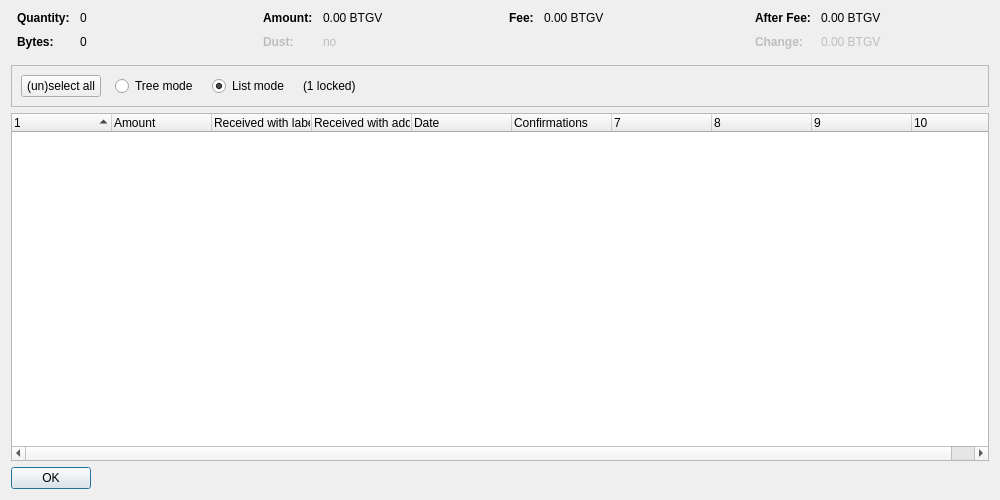
<?xml version="1.0" encoding="UTF-8"?>
<ui version="4.0">
 <class>CoinControlDialog</class>
 <widget class="QDialog" name="CoinControlDialog">
  <property name="geometry">
   <rect>
    <x>0</x>
    <y>0</y>
    <width>1000</width>
    <height>500</height>
   </rect>
  </property>
  <property name="windowTitle">
   <string>Coin Selection</string>
  </property>
  <layout class="QVBoxLayout" name="verticalLayout">
   <item>
    <layout class="QHBoxLayout" name="horizontalLayoutTop" stretch="0,0,0,0">
     <property name="topMargin">
      <number>0</number>
     </property>
     <property name="bottomMargin">
      <number>10</number>
     </property>
     <item>
      <layout class="QFormLayout" name="formLayoutCoinControl1">
       <property name="horizontalSpacing">
        <number>10</number>
       </property>
       <property name="verticalSpacing">
        <number>10</number>
       </property>
       <property name="leftMargin">
        <number>6</number>
       </property>
       <property name="rightMargin">
        <number>6</number>
       </property>
       <item row="0" column="0">
        <widget class="QLabel" name="labelCoinControlQuantityText">
         <property name="font">
          <font>
           <weight>75</weight>
           <bold>true</bold>
          </font>
         </property>
         <property name="text">
          <string>Quantity:</string>
         </property>
        </widget>
       </item>
       <item row="0" column="1">
        <widget class="QLabel" name="labelCoinControlQuantity">
         <property name="cursor">
          <cursorShape>IBeamCursor</cursorShape>
         </property>
         <property name="contextMenuPolicy">
          <enum>Qt::ActionsContextMenu</enum>
         </property>
         <property name="text">
          <string notr="true">0</string>
         </property>
         <property name="textInteractionFlags">
          <set>Qt::LinksAccessibleByMouse|Qt::TextSelectableByKeyboard|Qt::TextSelectableByMouse</set>
         </property>
        </widget>
       </item>
       <item row="1" column="0">
        <widget class="QLabel" name="labelCoinControlBytesText">
         <property name="font">
          <font>
           <weight>75</weight>
           <bold>true</bold>
          </font>
         </property>
         <property name="text">
          <string>Bytes:</string>
         </property>
        </widget>
       </item>
       <item row="1" column="1">
        <widget class="QLabel" name="labelCoinControlBytes">
         <property name="cursor">
          <cursorShape>IBeamCursor</cursorShape>
         </property>
         <property name="contextMenuPolicy">
          <enum>Qt::ActionsContextMenu</enum>
         </property>
         <property name="text">
          <string notr="true">0</string>
         </property>
         <property name="textInteractionFlags">
          <set>Qt::LinksAccessibleByMouse|Qt::TextSelectableByKeyboard|Qt::TextSelectableByMouse</set>
         </property>
        </widget>
       </item>
      </layout>
     </item>
     <item>
      <layout class="QFormLayout" name="formLayoutCoinControl2">
       <property name="horizontalSpacing">
        <number>10</number>
       </property>
       <property name="verticalSpacing">
        <number>10</number>
       </property>
       <property name="leftMargin">
        <number>6</number>
       </property>
       <property name="rightMargin">
        <number>6</number>
       </property>
       <item row="0" column="0">
        <widget class="QLabel" name="labelCoinControlAmountText">
         <property name="font">
          <font>
           <weight>75</weight>
           <bold>true</bold>
          </font>
         </property>
         <property name="text">
          <string>Amount:</string>
         </property>
        </widget>
       </item>
       <item row="0" column="1">
        <widget class="QLabel" name="labelCoinControlAmount">
         <property name="cursor">
          <cursorShape>IBeamCursor</cursorShape>
         </property>
         <property name="contextMenuPolicy">
          <enum>Qt::ActionsContextMenu</enum>
         </property>
         <property name="text">
          <string notr="true">0.00 BTGV</string>
         </property>
         <property name="textInteractionFlags">
          <set>Qt::LinksAccessibleByMouse|Qt::TextSelectableByKeyboard|Qt::TextSelectableByMouse</set>
         </property>
        </widget>
       </item>
       <item row="1" column="0">
        <widget class="QLabel" name="labelCoinControlLowOutputText">
         <property name="enabled">
          <bool>false</bool>
         </property>
         <property name="font">
          <font>
           <weight>75</weight>
           <bold>true</bold>
          </font>
         </property>
         <property name="text">
          <string>Dust:</string>
         </property>
        </widget>
       </item>
       <item row="1" column="1">
        <widget class="QLabel" name="labelCoinControlLowOutput">
         <property name="enabled">
          <bool>false</bool>
         </property>
         <property name="cursor">
          <cursorShape>IBeamCursor</cursorShape>
         </property>
         <property name="contextMenuPolicy">
          <enum>Qt::ActionsContextMenu</enum>
         </property>
         <property name="text">
          <string notr="true">no</string>
         </property>
         <property name="textInteractionFlags">
          <set>Qt::LinksAccessibleByMouse|Qt::TextSelectableByKeyboard|Qt::TextSelectableByMouse</set>
         </property>
        </widget>
       </item>
      </layout>
     </item>
     <item>
      <layout class="QFormLayout" name="formLayoutCoinControl3">
       <property name="horizontalSpacing">
        <number>10</number>
       </property>
       <property name="verticalSpacing">
        <number>10</number>
       </property>
       <property name="leftMargin">
        <number>6</number>
       </property>
       <property name="rightMargin">
        <number>6</number>
       </property>
       <item row="0" column="0">
        <widget class="QLabel" name="labelCoinControlFeeText">
         <property name="font">
          <font>
           <weight>75</weight>
           <bold>true</bold>
          </font>
         </property>
         <property name="text">
          <string>Fee:</string>
         </property>
        </widget>
       </item>
       <item row="0" column="1">
        <widget class="QLabel" name="labelCoinControlFee">
         <property name="cursor">
          <cursorShape>IBeamCursor</cursorShape>
         </property>
         <property name="contextMenuPolicy">
          <enum>Qt::ActionsContextMenu</enum>
         </property>
         <property name="text">
          <string notr="true">0.00 BTGV</string>
         </property>
         <property name="textInteractionFlags">
          <set>Qt::LinksAccessibleByMouse|Qt::TextSelectableByKeyboard|Qt::TextSelectableByMouse</set>
         </property>
        </widget>
       </item>
      </layout>
     </item>
     <item>
      <layout class="QFormLayout" name="formLayoutCoinControl4">
       <property name="horizontalSpacing">
        <number>10</number>
       </property>
       <property name="verticalSpacing">
        <number>10</number>
       </property>
       <property name="leftMargin">
        <number>6</number>
       </property>
       <property name="rightMargin">
        <number>6</number>
       </property>
       <item row="0" column="0">
        <widget class="QLabel" name="labelCoinControlAfterFeeText">
         <property name="font">
          <font>
           <weight>75</weight>
           <bold>true</bold>
          </font>
         </property>
         <property name="text">
          <string>After Fee:</string>
         </property>
        </widget>
       </item>
       <item row="0" column="1">
        <widget class="QLabel" name="labelCoinControlAfterFee">
         <property name="cursor">
          <cursorShape>IBeamCursor</cursorShape>
         </property>
         <property name="contextMenuPolicy">
          <enum>Qt::ActionsContextMenu</enum>
         </property>
         <property name="text">
          <string notr="true">0.00 BTGV</string>
         </property>
         <property name="textInteractionFlags">
          <set>Qt::LinksAccessibleByMouse|Qt::TextSelectableByKeyboard|Qt::TextSelectableByMouse</set>
         </property>
        </widget>
       </item>
       <item row="1" column="0">
        <widget class="QLabel" name="labelCoinControlChangeText">
         <property name="enabled">
          <bool>false</bool>
         </property>
         <property name="font">
          <font>
           <weight>75</weight>
           <bold>true</bold>
          </font>
         </property>
         <property name="text">
          <string>Change:</string>
         </property>
        </widget>
       </item>
       <item row="1" column="1">
        <widget class="QLabel" name="labelCoinControlChange">
         <property name="enabled">
          <bool>false</bool>
         </property>
         <property name="cursor">
          <cursorShape>IBeamCursor</cursorShape>
         </property>
         <property name="contextMenuPolicy">
          <enum>Qt::ActionsContextMenu</enum>
         </property>
         <property name="text">
          <string notr="true">0.00 BTGV</string>
         </property>
         <property name="textInteractionFlags">
          <set>Qt::LinksAccessibleByMouse|Qt::TextSelectableByKeyboard|Qt::TextSelectableByMouse</set>
         </property>
        </widget>
       </item>
      </layout>
     </item>
    </layout>
   </item>
   <item>
    <widget class="QFrame" name="frame">
     <property name="minimumSize">
      <size>
       <width>0</width>
       <height>40</height>
      </size>
     </property>
     <property name="frameShape">
      <enum>QFrame::StyledPanel</enum>
     </property>
     <property name="frameShadow">
      <enum>QFrame::Sunken</enum>
     </property>
     <layout class="QHBoxLayout" name="horizontalLayout">
      <item>
       <layout class="QHBoxLayout" name="horizontalLayoutPanel" stretch="0,0,0,0,0">
        <property name="spacing">
         <number>14</number>
        </property>
        <item>
         <widget class="QPushButton" name="pushButtonSelectAll">
          <property name="sizePolicy">
           <sizepolicy hsizetype="Maximum" vsizetype="Fixed">
            <horstretch>0</horstretch>
            <verstretch>0</verstretch>
           </sizepolicy>
          </property>
          <property name="text">
           <string>(un)select all</string>
          </property>
          <property name="autoDefault">
           <bool>false</bool>
          </property>
         </widget>
        </item>
        <item>
         <widget class="QRadioButton" name="radioTreeMode">
          <property name="sizePolicy">
           <sizepolicy hsizetype="Maximum" vsizetype="Fixed">
            <horstretch>0</horstretch>
            <verstretch>0</verstretch>
           </sizepolicy>
          </property>
          <property name="text">
           <string>Tree mode</string>
          </property>
         </widget>
        </item>
        <item>
         <widget class="QRadioButton" name="radioListMode">
          <property name="sizePolicy">
           <sizepolicy hsizetype="Maximum" vsizetype="Fixed">
            <horstretch>0</horstretch>
            <verstretch>0</verstretch>
           </sizepolicy>
          </property>
          <property name="text">
           <string>List mode</string>
          </property>
          <property name="checked">
           <bool>true</bool>
          </property>
         </widget>
        </item>
        <item>
         <widget class="QLabel" name="labelLocked">
          <property name="text">
           <string notr="true">(1 locked)</string>
          </property>
         </widget>
        </item>
        <item>
         <spacer name="horizontalSpacer">
          <property name="orientation">
           <enum>Qt::Horizontal</enum>
          </property>
          <property name="sizeHint" stdset="0">
           <size>
            <width>40</width>
            <height>20</height>
           </size>
          </property>
         </spacer>
        </item>
       </layout>
      </item>
     </layout>
    </widget>
   </item>
   <item>
    <widget class="CoinControlTreeWidget" name="treeWidget">
     <property name="contextMenuPolicy">
      <enum>Qt::CustomContextMenu</enum>
     </property>
     <property name="sortingEnabled">
      <bool>false</bool>
     </property>
     <property name="columnCount">
      <number>10</number>
     </property>
     <attribute name="headerShowSortIndicator" stdset="0">
      <bool>true</bool>
     </attribute>
     <attribute name="headerStretchLastSection">
      <bool>false</bool>
     </attribute>
     <column>
      <property name="text">
       <string/>
      </property>
     </column>
     <column>
      <property name="text">
       <string>Amount</string>
      </property>
     </column>
     <column>
      <property name="text">
       <string>Received with label</string>
      </property>
     </column>
     <column>
      <property name="text">
       <string>Received with address</string>
      </property>
     </column>
     <column>
      <property name="text">
       <string>Date</string>
      </property>
     </column>
     <column>
      <property name="text">
       <string>Confirmations</string>
      </property>
      <property name="toolTip">
       <string>Confirmed</string>
      </property>
     </column>
     <column>
      <property name="text">
       <string/>
      </property>
     </column>
     <column>
      <property name="text">
       <string/>
      </property>
     </column>
     <column>
      <property name="text">
       <string/>
      </property>
     </column>
     <column>
      <property name="text">
       <string/>
      </property>
     </column>
    </widget>
   </item>
   <item>
    <widget class="QDialogButtonBox" name="buttonBox">
     <property name="sizePolicy">
      <sizepolicy hsizetype="Maximum" vsizetype="Fixed">
       <horstretch>0</horstretch>
       <verstretch>0</verstretch>
      </sizepolicy>
     </property>
     <property name="orientation">
      <enum>Qt::Horizontal</enum>
     </property>
     <property name="standardButtons">
      <set>QDialogButtonBox::Ok</set>
     </property>
    </widget>
   </item>
  </layout>
 </widget>
 <customwidgets>
  <customwidget>
   <class>CoinControlTreeWidget</class>
   <extends>QTreeWidget</extends>
   <header>qt/coincontroltreewidget.h</header>
  </customwidget>
 </customwidgets>
 <resources/>
 <connections/>
</ui>
